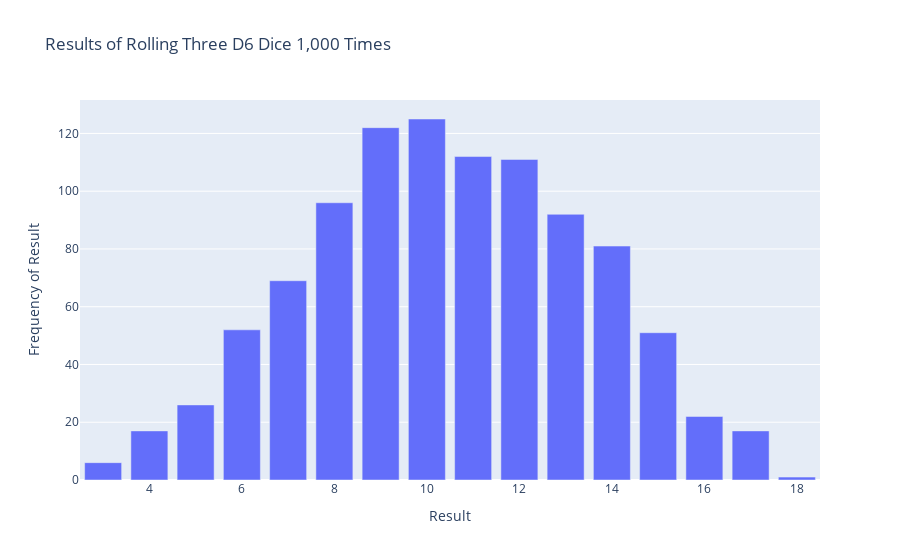

Write notebook code for a chart like this one.
### Markdown cell above
Three Dice: When you roll three D6 dice, the smallest number you can roll
is 3 and the largest number is 18. Create a visualization that shows what happens when you roll three D6 dice.

### Code cell
die_1 = Die()
die_2 = Die()
die_3 = Die()
# Make some rolls, and store results in a list.
results = []
for roll_num in range(1000):
 result = die_1.roll() + die_2.roll() + die_3.roll()
 results.append(result)

frequencies = []
max_result = die_1.num_sides + die_2.num_sides + die_3.num_sides
poss_results = range(3, max_result+1)
for value in poss_results:
 frequency = results.count(value)
 frequencies.append(frequency)

# Visualize the results.
title = "Results of Rolling Three D6 Dice 1,000 Times"
labels = {'x': 'Result', 'y': 'Frequency of Result'}
fig = px.bar(x=poss_results, y=frequencies, title=title, labels=labels)
fig.show()

### Figure 1 — Plotly figure (JSON) as saved in the notebook; plotly's stock layout.template omitted (floating-point values rounded to 4 significant figures)
{"data": [{"hovertemplate": "Result=%{x}<br>Frequency of Result=%{y}<extra></extra>", "legendgroup": "", "marker": {"color": "#636efa", "pattern": {"shape": ""}}, "name": "", "orientation": "v", "showlegend": false, "textposition": "auto", "type": "bar", "x": [3, 4, 5, 6, 7, 8, 9, 10, 11, 12, 13, 14, 15, 16, 17, 18], "xaxis": "x", "y": [6, 17, 26, 52, 69, 96, 122, 125, 112, 111, 92, 81, 51, 22, 17, 1], "yaxis": "y"}], "layout": {"barmode": "relative", "legend": {"tracegroupgap": 0}, "title": {"text": "Results of Rolling Three D6 Dice 1,000 Times"}, "xaxis": {"anchor": "y", "domain": [0, 1], "title": {"text": "Result"}}, "yaxis": {"anchor": "x", "domain": [0, 1], "title": {"text": "Frequency of Result"}}}}
